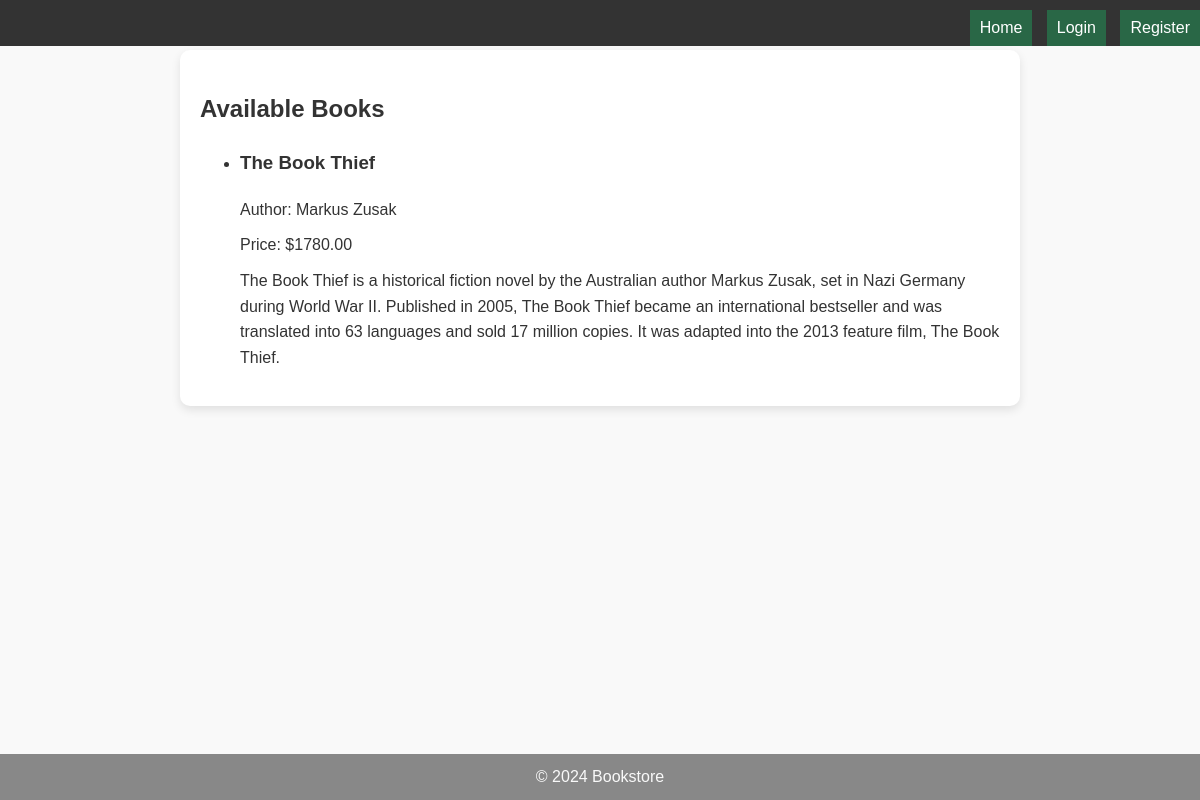
The app's page /books/book-list with its own data.
### books/models.py (models this page shows, shortened)
class Book(models.Model):
    title = models.CharField(max_length=200)
    author = models.ForeignKey(Author, on_delete=models.CASCADE)
    price = models.DecimalField(max_digits=10,decimal_places=2)
    description = models.TextField()
    seller = models.ForeignKey(CustomUser, on_delete=models.CASCADE, limit_choices_to={'is_seller': True})

class Author(models.Model):
    name = models.CharField(max_length=200)
    bio = models.TextField()

### books/views.py (the view)
# urls.py: path('book-list',views.book_list, name='book_list'),
def book_list(request):
    books = Book.objects.all()
    return render(request, 'books/book_list.html', {'books': books})

### books/templates/books/book_list.html (shortened to what this page needs)
<!DOCTYPE html>
<html lang="en">
<head>
    {% load static %}
    <link rel="stylesheet" href="{% static 'css/styles.css' %}">
</head>
<body>
    <header>
        <nav>
            <a href="/">Home</a>
            {% if user.is_authenticated %}
                <form action="{% url 'logout' %}" method="post" style="display:inline;">
                    {% csrf_token %}
                    <button type="submit">Logout</button>
                </form>
            {% else %}
                <a href="{% url 'login' %}">Login</a>
                <a href="{% url 'register' %}">Register</a>
            {% endif %}
        </nav>
    </header>
    <h2>Available Books</h2>
<ul>
    {% for book in books %}
    <li>
        <h3>{{ book.title }}</h3>
        <p>Author: {{ book.author.name }}</p>
        <p>Price: ${{ book.price }}</p>
        <p>{{ book.description }}</p>
    </li>
    {% endfor %}
</ul>
<footer>
    <p>&copy; 2024 Bookstore</p>
</footer>
</body>
</html>

### static/css/styles.css (style rules this page uses)
body, html { margin: 50px; padding: 0; font-family: Arial, sans-serif; background-color: #f9f9f9; color: #333; line-height: 1.6; }
body { max-width: 800px; margin: 0 auto; padding: 20px; background: #ffffff; border-radius: 10px; box-shadow: 0px 4px 10px rgba(0, 0, 0, 0.1); }
header { position: fixed; top: 0; left: 0; text-align: right; width: 100%; background-color: #333; z-index: 1000; }
p { font-size: 16px; margin: 10px 0; }
a { text-decoration: none; color: #ffffff; background: #296746; padding: 5px 10px; border-radius: 0; display: inline-block; margin-left: 10px; margin-top: 10px; transition: background 0.3s ease; }
footer { position: fixed; bottom: 0; left: 0; width: 100% ; margin-top: 10px; text-align: center; font-size: 14px; background-color: #888; color: #f9f9f9; }

### records on screen
Book: title "The Book Thief", author.name "Markus Zusak", price "1780.00", description "The Book Thief is a historical fiction novel by the Australian author Markus Zusak, set in Nazi Germany during World War II. Published in 2005, The Book Thief became an international bestseller and was translated into 63 languages and sold 17 million copies. It was adapted into the 2013 feature film, The Book Thief."
